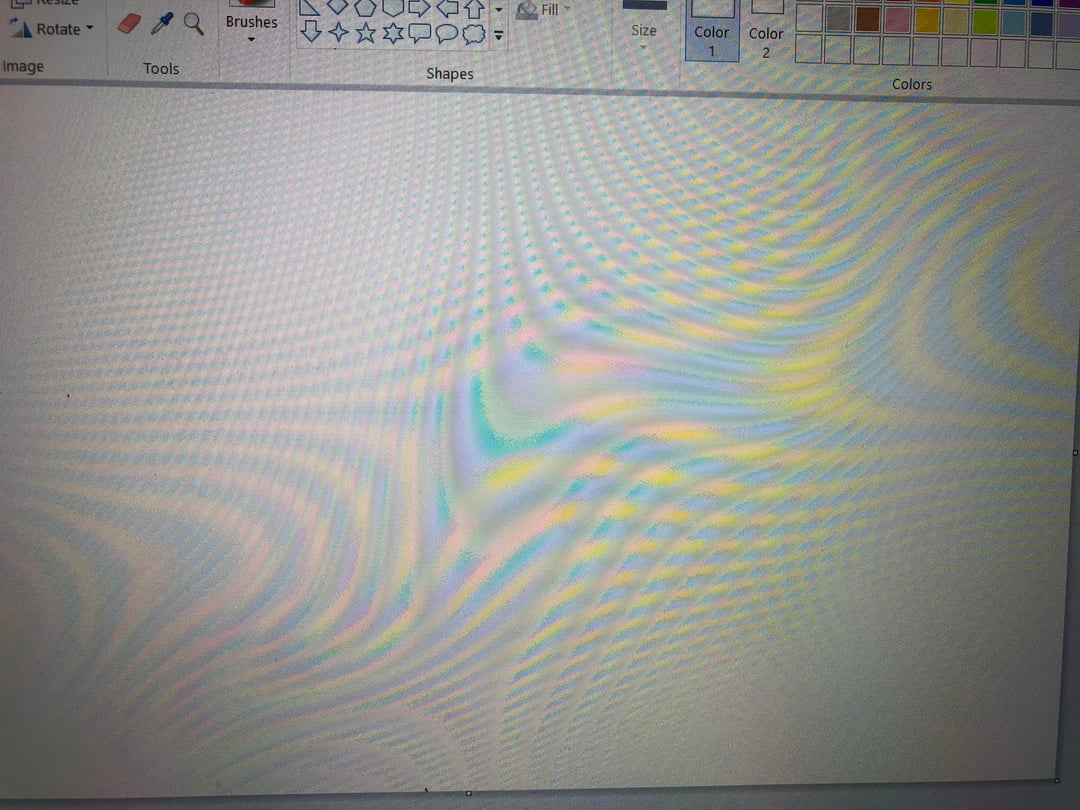
#> input picture project/samples/sample.jpg, 1080 x 810 px
$ python app2.py sample.jpg out.png
#> lines starting #> are read from the running program, lines starting #| are printed output that depends on the picture; after the words box and inside, x2 and y2 are one past the last pixel; in counts of white or black regions, pixels touching at a corner belong together
import argparse
import cv2
import numpy as np
import matplotlib.pyplot as plt
from pathlib import Path

def apply_fft(image):
    """Apply 2D Fast Fourier Transform and shift zero frequency to center"""
    f = np.fft.fft2(image)
    fshift = np.fft.fftshift(f)
    return fshift

def apply_ifft(fshift):
    """Apply inverse 2D Fast Fourier Transform"""
    f_ishift = np.fft.ifftshift(fshift)
    image_back = np.fft.ifft2(f_ishift)
    image_back = np.abs(image_back)
    return image_back

def create_butterworth_notch_filter(shape, centers, d0=30, n=2):
    """Create a Butterworth notch rejection filter"""
    rows, cols = shape
    crow, ccol = rows // 2, cols // 2
    filter = np.ones((rows, cols))

    for center in centers:
        u0, v0 = center
        # Create distance matrices
        u = np.arange(rows) - crow
        v = np.arange(cols) - ccol
        u, v = np.meshgrid(u, v, indexing='ij')

        # Distance from the center of the notch
        d1 = np.sqrt((u - (u0 - crow))**2 + (v - (v0 - ccol))**2)
        d2 = np.sqrt((u + (u0 - crow))**2 + (v + (v0 - ccol))**2)

        # Butterworth notch filter
        filter *= 1 / (1 + (d0**2 / (d1 * d2 + 1e-10))**n)

    return filter

# [43 lines left out: functions create_gaussian_notch_filter, create_ideal_notch_filter, not called in this run]

def detect_peaks(magnitude_spectrum, threshold_ratio=0.8, min_distance=10):
    """Detect peaks in the magnitude spectrum"""
    # Apply threshold to find bright spots
    threshold = threshold_ratio * np.max(magnitude_spectrum)
    mask = magnitude_spectrum > threshold

    # Find coordinates of peaks
    y_peaks, x_peaks = np.where(mask)

    # Group nearby peaks and find the strongest one in each group
    peaks = []
    for y, x in zip(y_peaks, x_peaks):
        # Check if this peak is far enough from existing peaks
        if all(np.sqrt((y-py)**2 + (x-px)**2) > min_distance for py, px in peaks):
            peaks.append((y, x))

    return peaks

def remove_moire_pattern(image_path, output_path, filter_type='butterworth', d0=30, n=2,
                         threshold_ratio=0.8, min_distance=10, manual_peaks=None,
                         apply_hist_eq=False, apply_median=False, kernel_size=5,
                         show_plots=False, save_plots=False):
    """
    Remove moiré patterns from an image using frequency domain filtering

    Parameters:
    - image_path: Path to the input image
    - output_path: Path to save the output image
    - filter_type: Type of filter to use ('butterworth', 'gaussian', 'ideal')
    - d0: Cutoff frequency for the filter
    - n: Order of the Butterworth filter
    - threshold_ratio: Ratio for peak detection threshold
    - min_distance: Minimum distance between peaks
    - manual_peaks: List of manual peak coordinates [(y1, x1), (y2, x2), ...]
    - apply_hist_eq: Apply histogram equalization as post-processing
    - apply_median: Apply median filtering as post-processing
    - kernel_size: Kernel size for median filtering
    - show_plots: Show intermediate plots
    - save_plots: Save intermediate plots
    """
#> called with image_path = 'sample.jpg', output_path = 'out.png', filter_type = 'butterworth', d0 = 30, n = 2, threshold_ratio = 0.8, min_distance = 10, apply_hist_eq = False

    # Read the image
    image = cv2.imread(image_path)
#> image is the input picture: shape (810, 1080, 3); mean B, G, R 143.6, 148.1, 147.2
    if image is None:
        raise ValueError(f"Could not read image from {image_path}")

    # Convert to grayscale
    if len(image.shape) == 3:
        gray = cv2.cvtColor(image, cv2.COLOR_BGR2GRAY)
    else:
        gray = image.copy()

    # Normalize intensity values
    gray = gray.astype(np.float32) / 255.0

    # Apply FFT
    fshift = apply_fft(gray)
    magnitude_spectrum = 20 * np.log(np.abs(fshift) + 1)
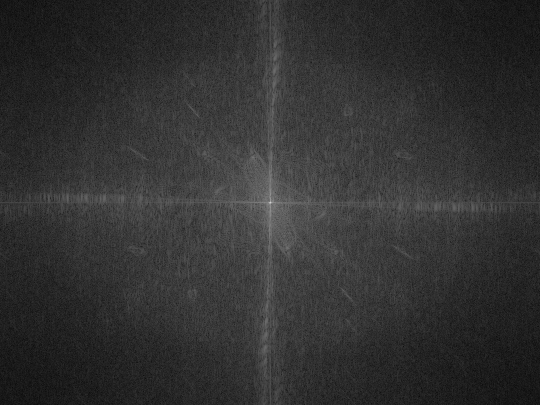
#> magnitude_spectrum: shape (810, 1080) float64 (shown at 1/2 size); min 0.229, max 262.7, mean 51.4; drawn with min black and max white

    # Detect peaks in the magnitude spectrum
    if manual_peaks is None:
        peaks = detect_peaks(magnitude_spectrum, threshold_ratio, min_distance)
#> in detect_peaks, `threshold = threshold_ratio * np.max(magnitude_spectrum)`: threshold = 210.1
#> in detect_peaks, `mask = magnitude_spectrum > threshold`:
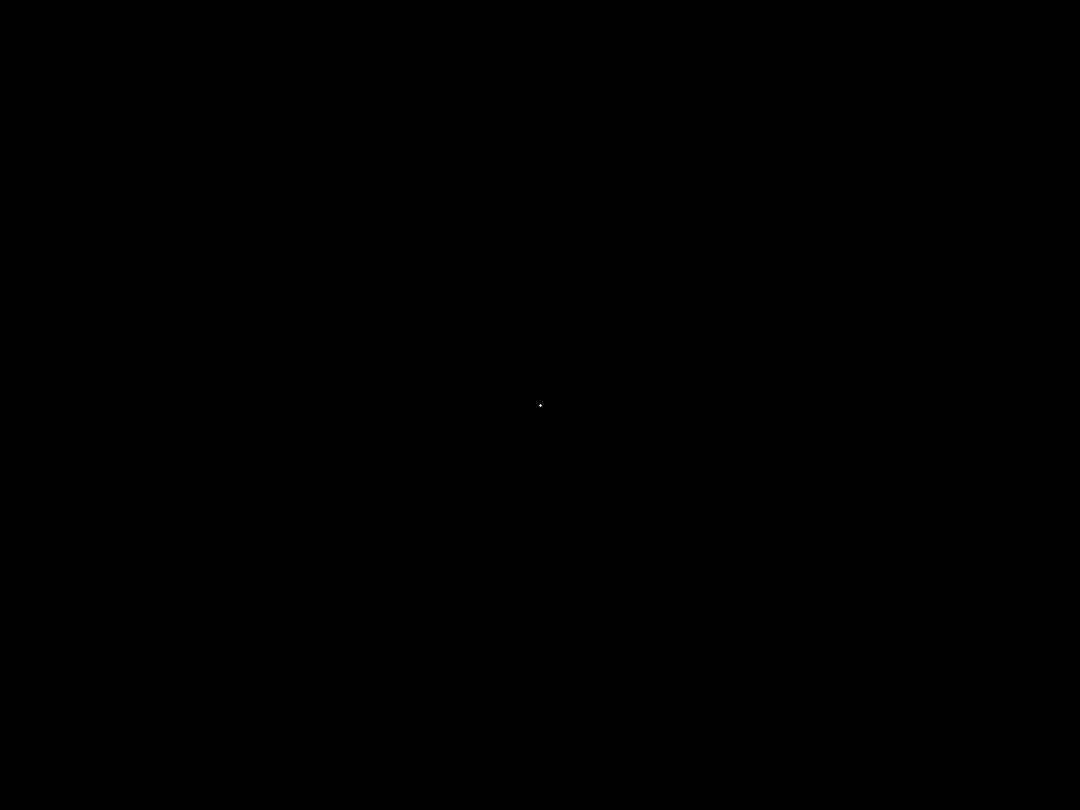
#> mask: shape (810, 1080) bool; 0% white in thin lines or dots, all inside (x1, y1, x2, y2) = (539, 404, 542, 407)
#> in detect_peaks, `y_peaks, x_peaks = np.where(mask)`: y_peaks = [404, 405, 405, 405, 406]; x_peaks = [540, 539, 540, 541, 540]
#> the loop in detect_peaks, `for y, x in zip(y_peaks, x_peaks):` made 5 passes
#> (y, x) on passes 1 to 5: (404, 540), (405, 539), (405, 540), (405, 541), (406, 540)
#> after the loop in detect_peaks, `for y, x in zip(y_peaks, x_peaks):`: peaks = [(404, 540)]
#> peaks = [(404, 540)]
    else:
        peaks = manual_peaks

    # Create notch filter based on the selected type
    if filter_type == 'butterworth':
        notch_filter = create_butterworth_notch_filter(gray.shape, peaks, d0, n)
#> the loop in create_butterworth_notch_filter, `for center in centers:` made 1 pass
#> pass 1, in create_butterworth_notch_filter, `d1 = np.sqrt((u - (u0 - crow))**2 + (v - (v0 - ccol))**2)`:
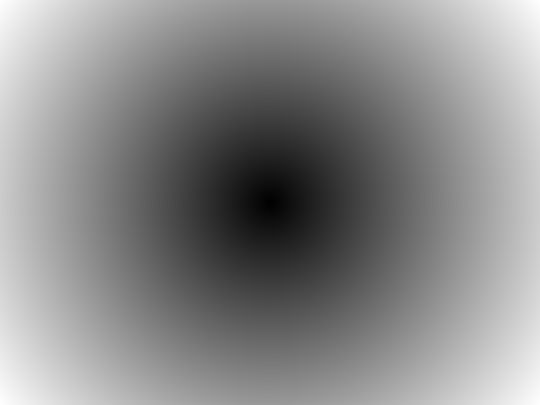
#> d1: shape (810, 1080) float64 (shown at 1/2 size); min 0, max 675, mean 363.8; drawn with min black and max white
#> pass 1, in create_butterworth_notch_filter, `filter *= 1 / (1 + (d0**2 / (d1 * d2 + 1e-10))**n)`:
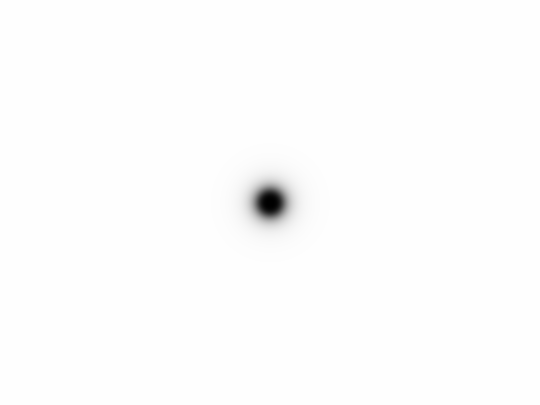
#> filter: shape (810, 1080) float64 (shown at 1/2 size); min 1.23e-26, max 1, mean 0.995
    elif filter_type == 'gaussian':
        notch_filter = create_gaussian_notch_filter(gray.shape, peaks, d0)
    elif filter_type == 'ideal':
        notch_filter = create_ideal_notch_filter(gray.shape, peaks, d0)
    else:
        raise ValueError("Filter type must be 'butterworth', 'gaussian', or 'ideal'")

    # Apply the filter
    filtered_fshift = fshift * notch_filter

    # Apply inverse FFT
    filtered_image = apply_ifft(filtered_fshift)
#> in apply_ifft, `image_back = np.abs(image_back)`:
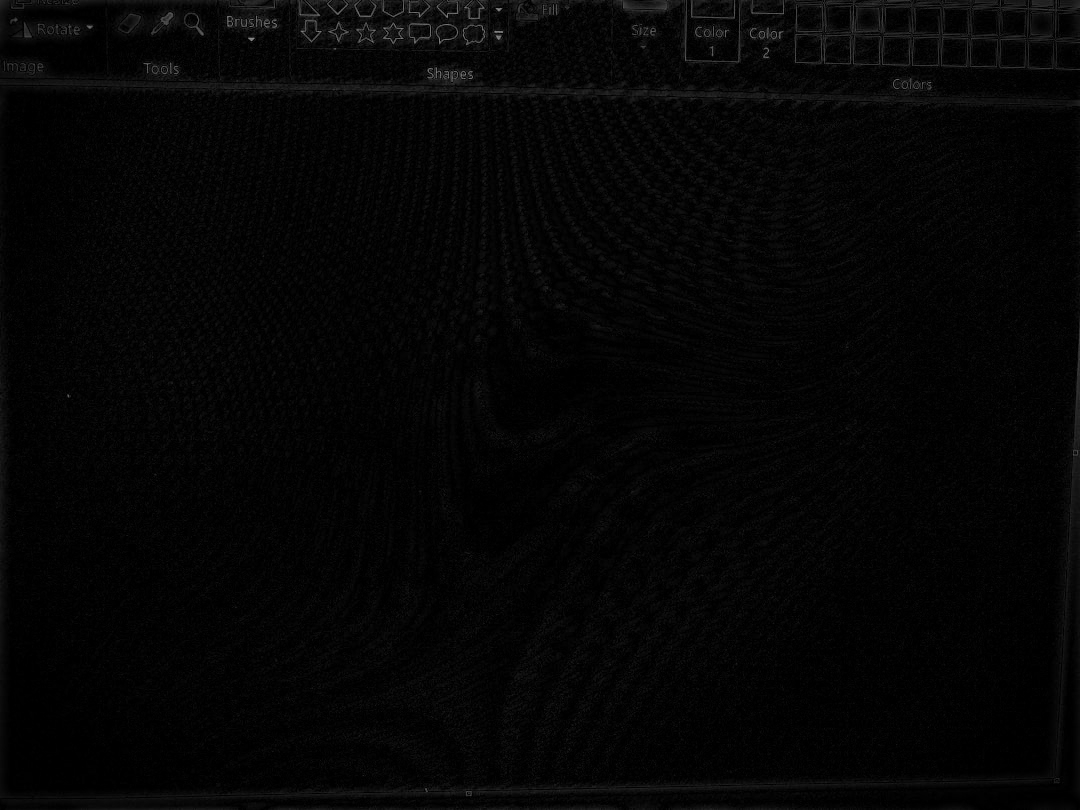
#> image_back: shape (810, 1080) float64; min 6.23e-08, max 0.543, mean 0.0215

    # Post-processing
    if apply_hist_eq:
        filtered_image = cv2.equalizeHist((filtered_image * 255).astype(np.uint8))
        filtered_image = filtered_image.astype(np.float32) / 255.0

    if apply_median:
        filtered_image = cv2.medianBlur((filtered_image * 255).astype(np.uint8), kernel_size)
        filtered_image = filtered_image.astype(np.float32) / 255.0

    # Convert back to 8-bit
    filtered_image = (filtered_image * 255).astype(np.uint8)

    # Save the result
    cv2.imwrite(output_path, filtered_image)

    # Generate plots if requested
    if show_plots or save_plots:
        plt.figure(figsize=(15, 10))

        # Original image
        plt.subplot(2, 3, 1)
        plt.imshow(gray, cmap='gray')
        plt.title('Original Image')
        plt.axis('off')

        # Magnitude spectrum
        plt.subplot(2, 3, 2)
        plt.imshow(magnitude_spectrum, cmap='gray')
        plt.title('Magnitude Spectrum')
        plt.axis('off')

        # Mark peaks on magnitude spectrum
        plt.subplot(2, 3, 3)
        plt.imshow(magnitude_spectrum, cmap='gray')
        for peak in peaks:
            plt.plot(peak[1], peak[0], 'ro')
        plt.title('Detected Peaks')
        plt.axis('off')

        # Filter
        plt.subplot(2, 3, 4)
        plt.imshow(notch_filter, cmap='gray')
        plt.title('Notch Filter')
        plt.axis('off')

        # Filtered magnitude spectrum
        filtered_magnitude = 20 * np.log(np.abs(filtered_fshift) + 1)
        plt.subplot(2, 3, 5)
        plt.imshow(filtered_magnitude, cmap='gray')
        plt.title('Filtered Spectrum')
        plt.axis('off')

        # Restored image
        plt.subplot(2, 3, 6)
        plt.imshow(filtered_image, cmap='gray')
        plt.title('Restored Image')
        plt.axis('off')

        plt.tight_layout()

        if save_plots:
            plot_path = output_path.replace('.png', '_analysis.png')
            plt.savefig(plot_path)
            print(f"Analysis plot saved to {plot_path}")

        if show_plots:
            plt.show()
        else:
            plt.close()

    return filtered_image, peaks

def main():
    parser = argparse.ArgumentParser(description='Remove moiré patterns from images using frequency domain filtering')
    parser.add_argument('input', help='Input image path')
    parser.add_argument('output', help='Output image path')
    parser.add_argument('--filter-type', choices=['butterworth', 'gaussian', 'ideal'],
                        default='butterworth', help='Type of filter to use')
    parser.add_argument('--d0', type=float, default=30, help='Cutoff frequency for the filter')
    parser.add_argument('--n', type=int, default=2, help='Order of the Butterworth filter')
    parser.add_argument('--threshold-ratio', type=float, default=0.8,
                        help='Ratio for peak detection threshold (0-1)')
    parser.add_argument('--min-distance', type=int, default=10,
                        help='Minimum distance between peaks')
    parser.add_argument('--manual-peaks', nargs='+', type=int,
                        help='Manual peak coordinates as y1 x1 y2 x2 ...')
    parser.add_argument('--hist-eq', action='store_true',
                        help='Apply histogram equalization as post-processing')
    parser.add_argument('--median', action='store_true',
                        help='Apply median filtering as post-processing')
    parser.add_argument('--kernel-size', type=int, default=5,
                        help='Kernel size for median filtering')
    parser.add_argument('--show-plots', action='store_true',
                        help='Show intermediate plots')
    parser.add_argument('--save-plots', action='store_true',
                        help='Save intermediate plots')

    args = parser.parse_args()

    # Process manual peaks if provided
    manual_peaks = None
    if args.manual_peaks:
        if len(args.manual_peaks) % 2 != 0:
            raise ValueError("Manual peaks must be provided as pairs of coordinates")
        manual_peaks = [(args.manual_peaks[i], args.manual_peaks[i+1])
                        for i in range(0, len(args.manual_peaks), 2)]

    # Run the moiré removal
    try:
        filtered_image, peaks = remove_moire_pattern(
            args.input, args.output, args.filter_type, args.d0, args.n,
            args.threshold_ratio, args.min_distance, manual_peaks,
            args.hist_eq, args.median, args.kernel_size,
            args.show_plots, args.save_plots
        )
#> peaks = [(404, 540)]
        print(f"Successfully processed image. Detected {len(peaks)} peaks.")
#| Successfully processed image. Detected 1 peaks.
        print(f"Output saved to {args.output}")
    except Exception as e:
        print(f"Error processing image: {e}")

if __name__ == "__main__":
    main()
